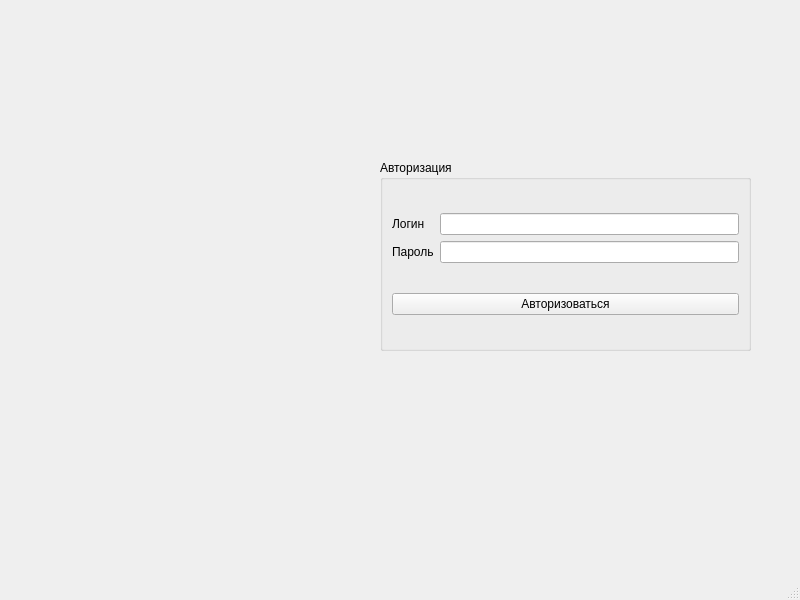
<?xml version="1.0" encoding="UTF-8"?>
<ui version="4.0">
 <class>MainWindow</class>
 <widget class="QMainWindow" name="MainWindow">
  <property name="geometry">
   <rect>
    <x>0</x>
    <y>0</y>
    <width>800</width>
    <height>600</height>
   </rect>
  </property>
  <property name="windowTitle">
   <string>MainWindow</string>
  </property>
  <widget class="QWidget" name="centralwidget">
   <widget class="QGroupBox" name="groupBox">
    <property name="geometry">
     <rect>
      <x>380</x>
      <y>160</y>
      <width>371</width>
      <height>191</height>
     </rect>
    </property>
    <property name="title">
     <string>Авторизация</string>
    </property>
    <layout class="QVBoxLayout" name="verticalLayout_3">
     <item>
      <layout class="QHBoxLayout" name="horizontalLayout">
       <item>
        <layout class="QVBoxLayout" name="verticalLayout_2">
         <item>
          <widget class="QLabel" name="label">
           <property name="lineWidth">
            <number>7</number>
           </property>
           <property name="text">
            <string>Логин</string>
           </property>
          </widget>
         </item>
         <item>
          <widget class="QLabel" name="label_2">
           <property name="lineWidth">
            <number>10</number>
           </property>
           <property name="text">
            <string>Пароль</string>
           </property>
          </widget>
         </item>
        </layout>
       </item>
       <item>
        <layout class="QVBoxLayout" name="verticalLayout">
         <item>
          <widget class="QLineEdit" name="login"/>
         </item>
         <item>
          <widget class="QLineEdit" name="pass"/>
         </item>
        </layout>
       </item>
      </layout>
     </item>
     <item>
      <widget class="QPushButton" name="pushButton">
       <property name="text">
        <string>Авторизоваться</string>
       </property>
      </widget>
     </item>
    </layout>
   </widget>
   <widget class="QLabel" name="image">
    <property name="geometry">
     <rect>
      <x>50</x>
      <y>120</y>
      <width>301</width>
      <height>281</height>
     </rect>
    </property>
    <property name="text">
     <string/>
    </property>
   </widget>
   <widget class="QLabel" name="image3">
    <property name="geometry">
     <rect>
      <x>470</x>
      <y>370</y>
      <width>211</width>
      <height>141</height>
     </rect>
    </property>
    <property name="text">
     <string/>
    </property>
   </widget>
  </widget>
  <widget class="QMenuBar" name="menubar">
   <property name="geometry">
    <rect>
     <x>0</x>
     <y>0</y>
     <width>800</width>
     <height>26</height>
    </rect>
   </property>
  </widget>
  <widget class="QStatusBar" name="statusbar"/>
 </widget>
 <resources/>
 <connections/>
</ui>
